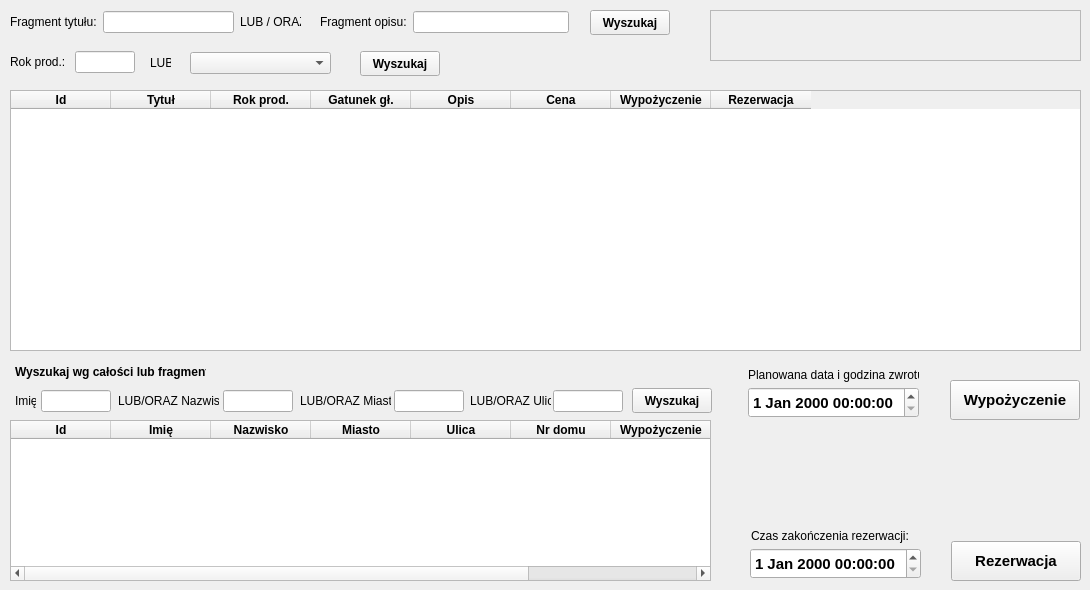
   <widget class="QWidget" name="tabWypozyczenie">
    <attribute name="title">
     <string>Wypożyczenie / Rezerwacja</string>
    </attribute>
    <widget class="QTableWidget" name="tableWidgetWyszukajFilm">
     <property name="geometry">
      <rect>
       <x>10</x>
       <y>90</y>
       <width>1071</width>
       <height>261</height>
      </rect>
     </property>
     <column>
      <property name="text">
       <string>Id</string>
      </property>
      <property name="font">
       <font>
        <weight>75</weight>
        <bold>true</bold>
       </font>
      </property>
     </column>
     <column>
      <property name="text">
       <string>Tytuł</string>
      </property>
      <property name="font">
       <font>
        <weight>75</weight>
        <bold>true</bold>
       </font>
      </property>
     </column>
     <column>
      <property name="text">
       <string>Rok prod.</string>
      </property>
      <property name="font">
       <font>
        <weight>75</weight>
        <bold>true</bold>
       </font>
      </property>
     </column>
     <column>
      <property name="text">
       <string>Gatunek gł.</string>
      </property>
      <property name="font">
       <font>
        <weight>75</weight>
        <bold>true</bold>
       </font>
      </property>
     </column>
     <column>
      <property name="text">
       <string>Opis</string>
      </property>
      <property name="font">
       <font>
        <weight>75</weight>
        <bold>true</bold>
       </font>
      </property>
     </column>
     <column>
      <property name="text">
       <string>Cena</string>
      </property>
      <property name="font">
       <font>
        <weight>75</weight>
        <bold>true</bold>
       </font>
      </property>
     </column>
     <column>
      <property name="text">
       <string>Wypożyczenie</string>
      </property>
      <property name="font">
       <font>
        <weight>75</weight>
        <bold>true</bold>
       </font>
      </property>
     </column>
     <column>
      <property name="text">
       <string>Rezerwacja</string>
      </property>
      <property name="font">
       <font>
        <weight>75</weight>
        <bold>true</bold>
       </font>
      </property>
     </column>
    </widget>
    <widget class="QComboBox" name="comboBoxGatunekWyszukaj">
     <property name="geometry">
      <rect>
       <x>190</x>
       <y>52</y>
       <width>141</width>
       <height>22</height>
      </rect>
     </property>
    </widget>
    <widget class="QPushButton" name="pushButtonWyszukajRokGatunek">
     <property name="geometry">
      <rect>
       <x>360</x>
       <y>51</y>
       <width>80</width>
       <height>25</height>
      </rect>
     </property>
     <property name="font">
      <font>
       <weight>75</weight>
       <bold>true</bold>
      </font>
     </property>
     <property name="text">
      <string>Wyszukaj</string>
     </property>
    </widget>
    <widget class="QLabel" name="label_15">
     <property name="geometry">
      <rect>
       <x>240</x>
       <y>9</y>
       <width>61</width>
       <height>25</height>
      </rect>
     </property>
     <property name="text">
      <string>LUB / ORAZ</string>
     </property>
    </widget>
    <widget class="QPushButton" name="pushButtonWyszukajTytulOpis">
     <property name="geometry">
      <rect>
       <x>590</x>
       <y>10</y>
       <width>80</width>
       <height>25</height>
      </rect>
     </property>
     <property name="font">
      <font>
       <weight>75</weight>
       <bold>true</bold>
      </font>
     </property>
     <property name="text">
      <string>Wyszukaj</string>
     </property>
    </widget>
    <widget class="QLabel" name="label_16">
     <property name="geometry">
      <rect>
       <x>150</x>
       <y>50</y>
       <width>21</width>
       <height>25</height>
      </rect>
     </property>
     <property name="text">
      <string>LUB</string>
     </property>
    </widget>
    <widget class="QLabel" name="komunikatyWypozycz">
     <property name="geometry">
      <rect>
       <x>710</x>
       <y>10</y>
       <width>371</width>
       <height>51</height>
      </rect>
     </property>
     <property name="font">
      <font>
       <pointsize>9</pointsize>
       <weight>75</weight>
       <bold>true</bold>
      </font>
     </property>
     <property name="frameShape">
      <enum>QFrame::StyledPanel</enum>
     </property>
     <property name="text">
      <string/>
     </property>
     <property name="textFormat">
      <enum>Qt::AutoText</enum>
     </property>
     <property name="scaledContents">
      <bool>false</bool>
     </property>
     <property name="wordWrap">
      <bool>true</bool>
     </property>
    </widget>
    <widget class="QPushButton" name="pushButtonWypozyczenie">
     <property name="geometry">
      <rect>
       <x>950</x>
       <y>380</y>
       <width>130</width>
       <height>40</height>
      </rect>
     </property>
     <property name="palette">
      <palette>
       <active>
        <colorrole role="Link">
         <brush brushstyle="SolidPattern">
          <color alpha="255">
           <red>138</red>
           <green>124</green>
           <blue>244</blue>
          </color>
         </brush>
        </colorrole>
       </active>
       <inactive>
        <colorrole role="Link">
         <brush brushstyle="SolidPattern">
          <color alpha="255">
           <red>138</red>
           <green>124</green>
           <blue>244</blue>
          </color>
         </brush>
        </colorrole>
       </inactive>
       <disabled>
        <colorrole role="Link">
         <brush brushstyle="SolidPattern">
          <color alpha="255">
           <red>138</red>
           <green>124</green>
           <blue>244</blue>
          </color>
         </brush>
        </colorrole>
       </disabled>
      </palette>
     </property>
     <property name="font">
      <font>
       <pointsize>11</pointsize>
       <weight>75</weight>
       <bold>true</bold>
      </font>
     </property>
     <property name="text">
      <string>Wypożyczenie</string>
     </property>
    </widget>
    <widget class="QPushButton" name="pushButtonRezerwacja">
     <property name="geometry">
      <rect>
       <x>951</x>
       <y>541</y>
       <width>130</width>
       <height>40</height>
      </rect>
     </property>
     <property name="font">
      <font>
       <pointsize>11</pointsize>
       <weight>75</weight>
       <bold>true</bold>
      </font>
     </property>
     <property name="text">
      <string>Rezerwacja</string>
     </property>
    </widget>
    <widget class="QWidget" name="layoutWidget4">
     <property name="geometry">
      <rect>
       <x>320</x>
       <y>10</y>
       <width>249</width>
       <height>24</height>
      </rect>
     </property>
     <layout class="QGridLayout" name="gridLayout_8">
      <item row="0" column="0">
       <widget class="QLabel" name="label_13">
        <property name="text">
         <string>Fragment opisu:</string>
        </property>
        <property name="buddy">
         <cstring>lineEditOpisWyszukaj</cstring>
        </property>
       </widget>
      </item>
      <item row="0" column="1">
       <widget class="QLineEdit" name="lineEditOpisWyszukaj">
        <property name="minimumSize">
         <size>
          <width>150</width>
          <height>0</height>
         </size>
        </property>
       </widget>
      </item>
     </layout>
    </widget>
    <widget class="QWidget" name="layoutWidget2">
     <property name="geometry">
      <rect>
       <x>10</x>
       <y>10</y>
       <width>224</width>
       <height>24</height>
      </rect>
     </property>
     <layout class="QGridLayout" name="gridLayout_9">
      <item row="0" column="0">
       <widget class="QLabel" name="label_12">
        <property name="text">
         <string>Fragment tytułu:</string>
        </property>
        <property name="buddy">
         <cstring>lineEditTytulWyszukaj</cstring>
        </property>
       </widget>
      </item>
      <item row="0" column="1">
       <widget class="QLineEdit" name="lineEditTytulWyszukaj">
        <property name="minimumSize">
         <size>
          <width>120</width>
          <height>0</height>
         </size>
        </property>
       </widget>
      </item>
     </layout>
    </widget>
    <widget class="QWidget" name="layoutWidget3">
     <property name="geometry">
      <rect>
       <x>10</x>
       <y>50</y>
       <width>125</width>
       <height>24</height>
      </rect>
     </property>
     <layout class="QGridLayout" name="gridLayout_7">
      <item row="0" column="1">
       <widget class="QLineEdit" name="lineEditRokWyszukaj">
        <property name="sizePolicy">
         <sizepolicy hsizetype="Minimum" vsizetype="Fixed">
          <horstretch>0</horstretch>
          <verstretch>0</verstretch>
         </sizepolicy>
        </property>
        <property name="maximumSize">
         <size>
          <width>60</width>
          <height>16777215</height>
         </size>
        </property>
       </widget>
      </item>
      <item row="0" column="0">
       <widget class="QLabel" name="label_14">
        <property name="text">
         <string>Rok prod.:</string>
        </property>
       </widget>
      </item>
     </layout>
    </widget>
    <widget class="QTableWidget" name="tableWidgetWyszukajKlienta">
     <property name="geometry">
      <rect>
       <x>10</x>
       <y>420</y>
       <width>701</width>
       <height>161</height>
      </rect>
     </property>
     <column>
      <property name="text">
       <string>Id</string>
      </property>
      <property name="font">
       <font>
        <weight>75</weight>
        <bold>true</bold>
       </font>
      </property>
     </column>
     <column>
      <property name="text">
       <string>Imię</string>
      </property>
      <property name="font">
       <font>
        <weight>75</weight>
        <bold>true</bold>
       </font>
      </property>
     </column>
     <column>
      <property name="text">
       <string>Nazwisko</string>
      </property>
      <property name="font">
       <font>
        <weight>75</weight>
        <bold>true</bold>
       </font>
      </property>
     </column>
     <column>
      <property name="text">
       <string>Miasto</string>
      </property>
      <property name="font">
       <font>
        <weight>75</weight>
        <bold>true</bold>
       </font>
      </property>
     </column>
     <column>
      <property name="text">
       <string>Ulica</string>
      </property>
      <property name="font">
       <font>
        <weight>75</weight>
        <bold>true</bold>
       </font>
      </property>
     </column>
     <column>
      <property name="text">
       <string>Nr domu</string>
      </property>
      <property name="font">
       <font>
        <weight>75</weight>
        <bold>true</bold>
       </font>
      </property>
     </column>
     <column>
      <property name="text">
       <string>Wypożyczenie</string>
      </property>
      <property name="font">
       <font>
        <weight>75</weight>
        <bold>true</bold>
       </font>
      </property>
     </column>
     <column>
      <property name="text">
       <string>Rezerwacja</string>
      </property>
      <property name="font">
       <font>
        <weight>75</weight>
        <bold>true</bold>
       </font>
      </property>
     </column>
    </widget>
    <widget class="QLineEdit" name="lineEditImieWyszukaj">
     <property name="geometry">
      <rect>
       <x>41</x>
       <y>390</y>
       <width>70</width>
       <height>22</height>
      </rect>
     </property>
    </widget>
    <widget class="QLineEdit" name="lineEditNazwiskoWyszukaj">
     <property name="geometry">
      <rect>
       <x>223</x>
       <y>390</y>
       <width>70</width>
       <height>22</height>
      </rect>
     </property>
    </widget>
    <widget class="QLineEdit" name="lineEditMiastoWyszukaj">
     <property name="geometry">
      <rect>
       <x>394</x>
       <y>390</y>
       <width>70</width>
       <height>22</height>
      </rect>
     </property>
    </widget>
    <widget class="QLineEdit" name="lineEditUlicaWyszukaj">
     <property name="geometry">
      <rect>
       <x>553</x>
       <y>390</y>
       <width>70</width>
       <height>22</height>
      </rect>
     </property>
    </widget>
    <widget class="QLabel" name="label_17">
     <property name="geometry">
      <rect>
       <x>15</x>
       <y>390</y>
       <width>21</width>
       <height>22</height>
      </rect>
     </property>
     <property name="text">
      <string>Imię:</string>
     </property>
    </widget>
    <widget class="QLabel" name="label_18">
     <property name="geometry">
      <rect>
       <x>118</x>
       <y>390</y>
       <width>101</width>
       <height>22</height>
      </rect>
     </property>
     <property name="text">
      <string>LUB/ORAZ Nazwisko:</string>
     </property>
    </widget>
    <widget class="QLabel" name="label_19">
     <property name="geometry">
      <rect>
       <x>300</x>
       <y>390</y>
       <width>91</width>
       <height>22</height>
      </rect>
     </property>
     <property name="text">
      <string>LUB/ORAZ Miasto:</string>
     </property>
    </widget>
    <widget class="QLabel" name="label_20">
     <property name="geometry">
      <rect>
       <x>470</x>
       <y>390</y>
       <width>81</width>
       <height>22</height>
      </rect>
     </property>
     <property name="text">
      <string>LUB/ORAZ Ulica:</string>
     </property>
    </widget>
    <widget class="QPushButton" name="pushButtonWyszukajKlienta">
     <property name="geometry">
      <rect>
       <x>632</x>
       <y>388</y>
       <width>80</width>
       <height>25</height>
      </rect>
     </property>
     <property name="font">
      <font>
       <weight>75</weight>
       <bold>true</bold>
      </font>
     </property>
     <property name="text">
      <string>Wyszukaj</string>
     </property>
    </widget>
    <widget class="QLabel" name="label_21">
     <property name="geometry">
      <rect>
       <x>15</x>
       <y>364</y>
       <width>191</width>
       <height>16</height>
      </rect>
     </property>
     <property name="font">
      <font>
       <weight>75</weight>
       <bold>true</bold>
      </font>
     </property>
     <property name="text">
      <string>Wyszukaj wg całości lub fragmentu:</string>
     </property>
    </widget>
    <widget class="QDateTimeEdit" name="dateTimeEditTerminZwrotu">
     <property name="geometry">
      <rect>
       <x>748</x>
       <y>387</y>
       <width>171</width>
       <height>31</height>
      </rect>
     </property>
     <property name="font">
      <font>
       <pointsize>11</pointsize>
       <weight>75</weight>
       <bold>true</bold>
      </font>
     </property>
    </widget>
    <widget class="QLabel" name="label_33">
     <property name="geometry">
      <rect>
       <x>748</x>
       <y>367</y>
       <width>171</width>
       <height>16</height>
      </rect>
     </property>
     <property name="text">
      <string>Planowana data i godzina zwrotu:</string>
     </property>
    </widget>
    <widget class="QLabel" name="label_34">
     <property name="geometry">
      <rect>
       <x>751</x>
       <y>528</y>
       <width>171</width>
       <height>16</height>
      </rect>
     </property>
     <property name="text">
      <string>Czas zakończenia rezerwacji:</string>
     </property>
    </widget>
    <widget class="QDateTimeEdit" name="dateTimeEditTerminRezerwacji">
     <property name="geometry">
      <rect>
       <x>750</x>
       <y>548</y>
       <width>171</width>
       <height>31</height>
      </rect>
     </property>
     <property name="font">
      <font>
       <pointsize>11</pointsize>
       <weight>75</weight>
       <bold>true</bold>
      </font>
     </property>
    </widget>
   </widget>
